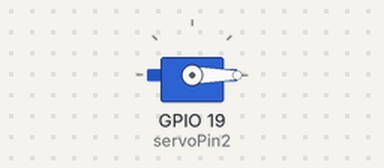
A sketch run on a simulated ESP32. On the bench: servo.

Above: at 0.0 s.
At 8.86 s:
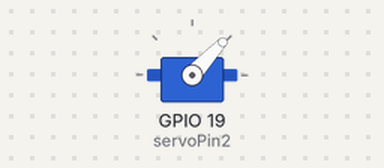
At 17.59 s:
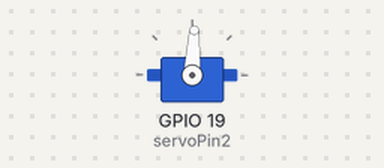
At 35.3 s:
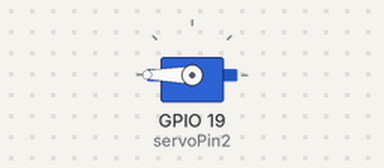
Timing chart, 0 to 40.0 s (numbered marks = the images above):
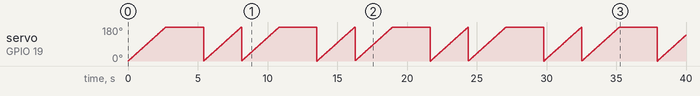

The sketch:

esp32-servo-sweep.ino
```cpp
// Servo Sweep example for the ESP32
// https://wokwi.com/arduino/projects/323706614646309460

#include <ESP32Servo.h>


Servo servo;

const int servoPin1 = 18;
const int servoPin2 = 19;


void setup() {
  servo.attach(servoPin1, 500, 2400);
  servo.attach(servoPin2, 500, 2400);

}

int pos1 = 0;
int pos2 = 0;

void loop() {
  for (pos1 = 0; pos1 <= 180; pos1 += 1) {
    servo.write(pos1);
    delay(15);
  }
  delay(15*180);
  for (pos2 = 0; pos2 <= 180; pos2 += 1) {
    servo.write(pos2);
    delay(15);
  }
}
```
